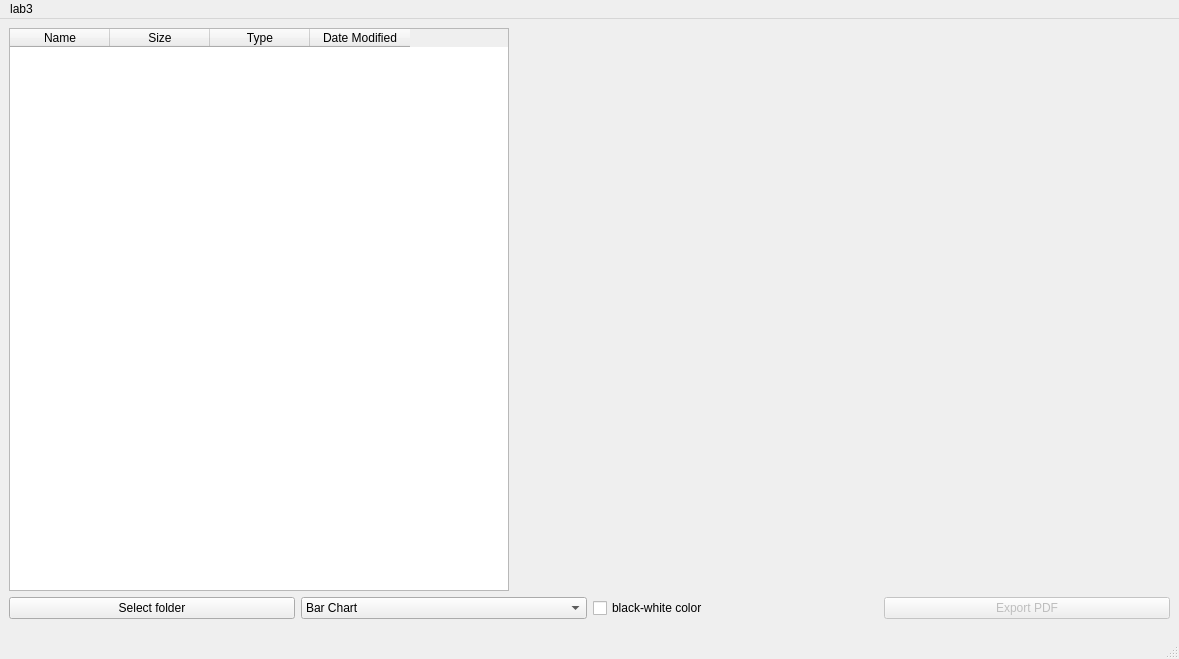
<?xml version="1.0" encoding="UTF-8"?>
<ui version="4.0">
 <class>MainWindow</class>
 <widget class="QMainWindow" name="MainWindow">
  <property name="geometry">
   <rect>
    <x>0</x>
    <y>0</y>
    <width>1179</width>
    <height>659</height>
   </rect>
  </property>
  <property name="windowTitle">
   <string>MainWindow</string>
  </property>
  <widget class="QWidget" name="centralwidget">
   <widget class="QWidget" name="verticalLayoutWidget">
    <property name="geometry">
     <rect>
      <x>9</x>
      <y>9</y>
      <width>1161</width>
      <height>591</height>
     </rect>
    </property>
    <layout class="QVBoxLayout" name="verticalLayout">
     <item>
      <layout class="QHBoxLayout" name="horizontalLayout">
       <item>
        <widget class="QTableWidget" name="tableWidget">
         <property name="maximumSize">
          <size>
           <width>500</width>
           <height>16777215</height>
          </size>
         </property>
         <column>
          <property name="text">
           <string>Name</string>
          </property>
         </column>
         <column>
          <property name="text">
           <string>Size</string>
          </property>
         </column>
         <column>
          <property name="text">
           <string>Type</string>
          </property>
         </column>
         <column>
          <property name="text">
           <string>Date Modified</string>
          </property>
         </column>
        </widget>
       </item>
       <item>
        <widget class="QFrame" name="horizontalFrame">
         <layout class="QHBoxLayout" name="horizontalLayout_3"/>
        </widget>
       </item>
      </layout>
     </item>
     <item>
      <layout class="QHBoxLayout" name="horizontalLayout_2">
       <item>
        <widget class="QPushButton" name="selectFolderButton">
         <property name="text">
          <string>Select folder</string>
         </property>
        </widget>
       </item>
       <item>
        <widget class="QComboBox" name="typeChartComboBox">
         <property name="editable">
          <bool>false</bool>
         </property>
         <property name="currentText">
          <string>Bar Chart</string>
         </property>
         <property name="currentIndex">
          <number>0</number>
         </property>
         <item>
          <property name="text">
           <string>Bar Chart</string>
          </property>
         </item>
         <item>
          <property name="text">
           <string>Pie Chart</string>
          </property>
         </item>
        </widget>
       </item>
       <item>
        <widget class="QCheckBox" name="checkBox">
         <property name="text">
          <string>black-white color</string>
         </property>
        </widget>
       </item>
       <item>
        <widget class="QPushButton" name="exportPdfButton">
         <property name="enabled">
          <bool>false</bool>
         </property>
         <property name="text">
          <string>Export PDF</string>
         </property>
        </widget>
       </item>
      </layout>
     </item>
    </layout>
   </widget>
  </widget>
  <widget class="QMenuBar" name="menubar">
   <property name="geometry">
    <rect>
     <x>0</x>
     <y>0</y>
     <width>1179</width>
     <height>26</height>
    </rect>
   </property>
   <widget class="QMenu" name="menulab3">
    <property name="title">
     <string>lab3</string>
    </property>
   </widget>
   <addaction name="menulab3"/>
  </widget>
  <widget class="QStatusBar" name="statusbar"/>
 </widget>
 <resources/>
 <connections/>
</ui>
